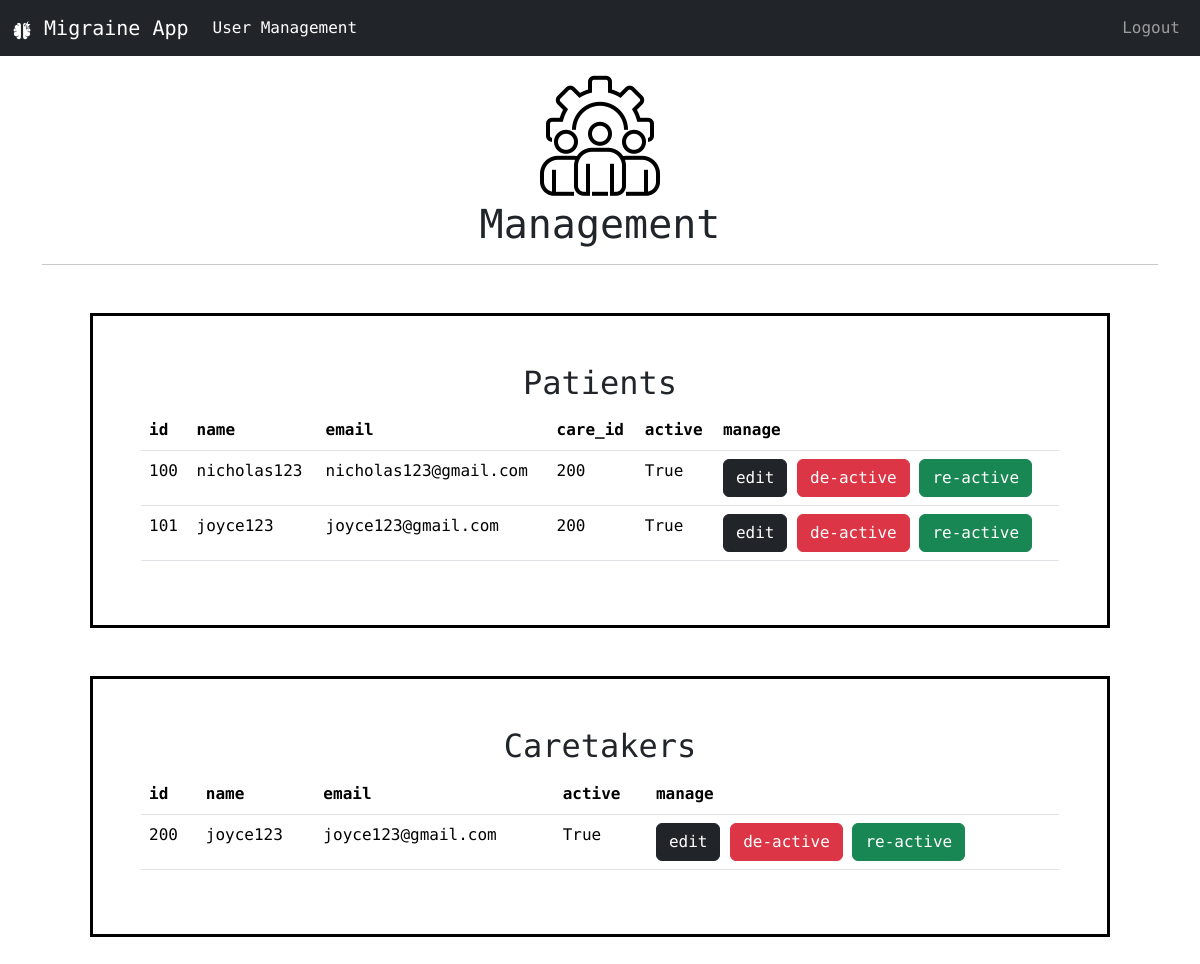
Before: /admin_home (signed in) with the older database file.
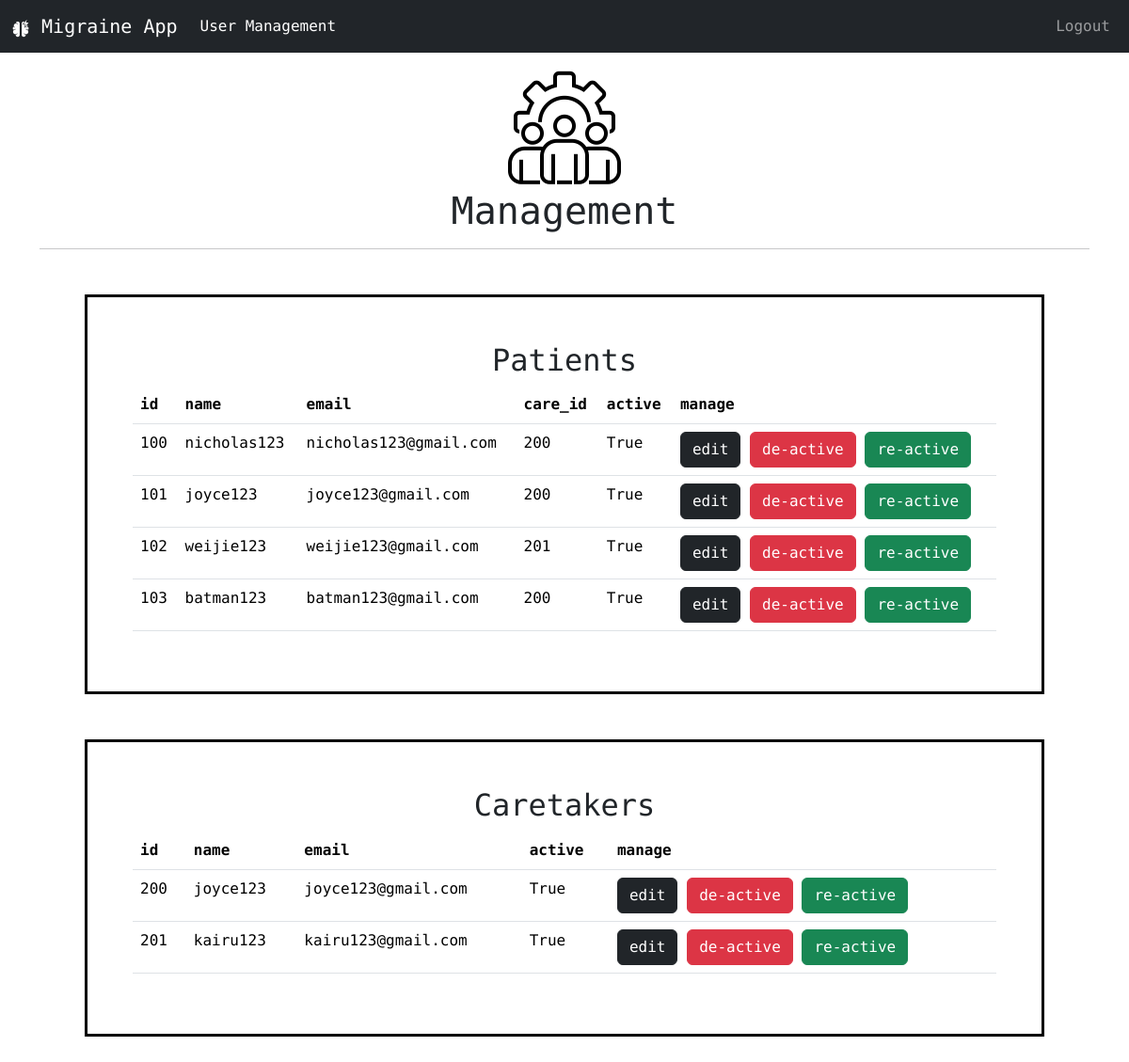
After: the same page with the newer database file.
### website/models.py (models this page shows)
class User(db.Model, UserMixin):
    id = db.Column(db.Integer, primary_key=True, autoincrement=True)
    email = db.Column(db.String(150), unique=True)
    password = db.Column(db.String(150))
    name = db.Column(db.String(150))
    isActive = db.Column(db.Boolean, default=True)
    caretaker_id = db.Column(db.Integer, db.ForeignKey("caretaker.id"))
    caretaker = db.relationship("Caretaker", back_populates="user")

class Caretaker(db.Model, UserMixin):
    id = db.Column(db.Integer, primary_key=True, autoincrement=True)
    email = db.Column(db.String(150), unique=True)
    password = db.Column(db.String(150))
    name = db.Column(db.String(150))
    isActive = db.Column(db.Boolean, default=True)
    user = db.relationship("User", back_populates="caretaker")

### website/views.py (the view)
@views.route("/admin_home")
@login_required
def admin_home():
    users = User.query.with_entities(User.id, User.name, User.email, User.caretaker_id, User.isActive).all()
    caretakers = Caretaker.query.with_entities(Caretaker.id, Caretaker.name, Caretaker.email, Caretaker.isActive).all()
    for i in users:
        print(f"User ID: {i.id}, Name: {i.name}, Email: {i.email}, Care: {i.caretaker_id}, isActive: {i.isActive}")
    for x in caretakers:
        print(f"Care ID: {x.id}, Name: {x.name}, Email: {x.email}, isActive: {x.isActive}")
    return render_template("admin_home.html", users=users, caretakers=caretakers)

### website/__init__.py (called while the page is built)
def create_app():
    app = Flask(__name__)
    app.config["SECRET_KEY"] = "heisenberg"
    app.config["SQLALCHEMY_DATABASE_URI"] = f"sqlite:///{DB_NAME}"
    db.init_app(app)
    from .views import views
    from .auth import auth
    app.register_blueprint(views, url_prefix="/")
    app.register_blueprint(auth, url_prefix="/")
    from .models import User, Caretaker, Admin
    create_database(app)
    login_manager = LoginManager()
    login_manager.login_view = "auth.login"
    login_manager.login_message = "User needs to be logged in to view this page"
    login_manager.login_message_category = "error"
    login_manager.init_app(app)
    @login_manager.user_loader
    def load_user(email):
        u = User.query.get(email)
        c = Caretaker.query.get(email)
        a = Admin.query.get(email)
        return u or c or a
    return app

### website/templates/admin_home.html (shortened to what this page needs)
{% extends 'admin_base.html' %}
{% block homeActive %}
    nav-link active
{% endblock %}
{% block body %}
    <div class="text-center m-3">
        <img src="../static/img/management25%.png" alt="migraine logo">
        <h1>Management</h1>
    </div>
    <hr>
    <div class="border border border-black border-3 p-5 m-5">
        <h2 class="text-center">Patients</h2>
        <div class="table-responsive-sm">
            <table class="table">
                <thead class="thead-dark">
                    <tr>
                        <th scope="col">id</th>
                        <th scope="col">name</th>
                        <th scope="col">email</th>
                        <th scope="col">care_id</th>
                        <th scope="col">active</th>
                        <th scope="col">manage</th>
                    </tr>
                </thead>
                <tbody>
                    {% for i in users %}
                        <tr>
                            <td>{{ i[0] }}</td>
                            <td>{{ i[1] }}</td>
                            <td>{{ i[2] }}</td>
                            <td>{{ i[3] }}</td>
                            <td>{{ i[4] }}</td>
                            <td>
                                <a class="btn btn-dark" href="{{ url_for('views.edit_user', user_id=i[0]) }}">edit</a>
                                <a class="btn btn-danger" href="{{ url_for('views.de_active', user_id=i[0]) }}">de-active</a>
                                <a class="btn btn-success" href="{{ url_for('views.re_active', user_id=i[0]) }}">re-active</a>
                            </td>
                        </tr>
                    {% endfor %}
                </tbody>
            </table>
        </div>
    </div>
    <div class="border border-black border-3 p-5 m-5">
        <h2 class="text-center">Caretakers</h2>
        <div class="table-responsive-sm">
            <table class="table">
                <thead class="thead-dark">
                    <tr>
                        <th scope="col">id</th>
                        <th scope="col">name</th>
                        <th scope="col">email</th>
                        <th scope="col">active</th>
                        <th scope="col">manage</th>
                    </tr>
                </thead>
                <tbody>
                    {% for x in caretakers %}
                        <tr>
                            <td>{{ x[0] }}</td>
                            <td>{{ x[1] }}</td>
                            <td>{{ x[2] }}</td>
                            <td>{{ x[3] }}</td>
                            <td>
                                <a class="btn btn-dark" href="{{ url_for('views.edit_care', care_id=x[0]) }}">edit</a>
                                <a class="btn btn-danger" href="{{ url_for('views.de_active_care', care_id=x[0]) }}">de-active</a>
                                <a class="btn btn-success" href="{{ url_for('views.re_active_care', care_id=x[0]) }}">re-active</a>
                            </td>
                        </tr>
                    {% endfor %}
                </tbody>
            </table>
        </div>
    </div>
{% endblock  %}

### website/templates/admin_base.html (shortened to what this page needs)
<!DOCTYPE html>
<html lang="en">
<head>
    <link rel="stylesheet" href="../static/css/main.css">
</head>
<body>
    <nav class="navbar navbar-expand-lg navbar-dark bg-dark d-flex justify-content-between align-items-center data-bs-theme="dark"">
        <div class="collapse navbar-collapse container-fluid" id="navbarText">
            <ul class="navbar-nav mr-auto">
                <a class="navbar-brand">
                    <img src="../static/img/whiteLogo4%.png" alt="migraiane logo">
                    Migraine App
                </a>
                <li class="nav-item">
                    <a class="nav-link {% block homeActive %}{% endblock %}" href="/admin_home">User Management</a>
                </li>
            </ul>
            <ul class="navbar-nav mr-auto d-flex">
                <li class="nav-item">
                    <a class="nav-link {% block profileActive %}{% endblock %}" href="/logout">Logout</a>
                </li>
            </ul>
        </div>
    </nav>
    <div class="container">
        {% block body %}{% endblock  %}
    </div>
</body>
</html>

Changed rows visible on the page:
added User: id "102", name "weijie123", email "weijie123@gmail.com", caretaker "201", isActive "True"
added User: id "103", name "batman123", email "batman123@gmail.com", caretaker "200", isActive "True"
added Caretaker: id "201", name "kairu123", email "kairu123@gmail.com", isActive "True"
